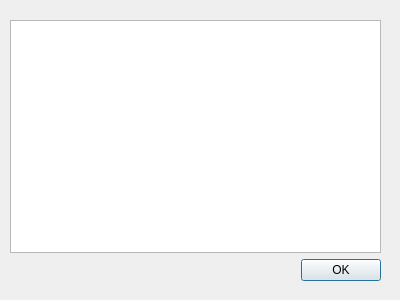
<?xml version="1.0" encoding="UTF-8"?>
<ui version="4.0">
 <class>Top3</class>
 <widget class="QDialog" name="Top3">
  <property name="geometry">
   <rect>
    <x>0</x>
    <y>0</y>
    <width>400</width>
    <height>300</height>
   </rect>
  </property>
  <property name="windowTitle">
   <string>Dialog</string>
  </property>
  <widget class="QWidget" name="">
   <property name="geometry">
    <rect>
     <x>10</x>
     <y>20</y>
     <width>371</width>
     <height>261</height>
    </rect>
   </property>
   <layout class="QGridLayout" name="gridLayout">
    <item row="0" column="0">
     <widget class="QTableView" name="tableView"/>
    </item>
    <item row="1" column="0">
     <widget class="QDialogButtonBox" name="buttonBox">
      <property name="orientation">
       <enum>Qt::Horizontal</enum>
      </property>
      <property name="standardButtons">
       <set>QDialogButtonBox::Ok</set>
      </property>
     </widget>
    </item>
   </layout>
  </widget>
 </widget>
 <resources/>
 <connections>
  <connection>
   <sender>buttonBox</sender>
   <signal>accepted()</signal>
   <receiver>Top3</receiver>
   <slot>accept()</slot>
   <hints>
    <hint type="sourcelabel">
     <x>248</x>
     <y>254</y>
    </hint>
    <hint type="destinationlabel">
     <x>157</x>
     <y>274</y>
    </hint>
   </hints>
  </connection>
  <connection>
   <sender>buttonBox</sender>
   <signal>rejected()</signal>
   <receiver>Top3</receiver>
   <slot>reject()</slot>
   <hints>
    <hint type="sourcelabel">
     <x>316</x>
     <y>260</y>
    </hint>
    <hint type="destinationlabel">
     <x>286</x>
     <y>274</y>
    </hint>
   </hints>
  </connection>
 </connections>
</ui>
